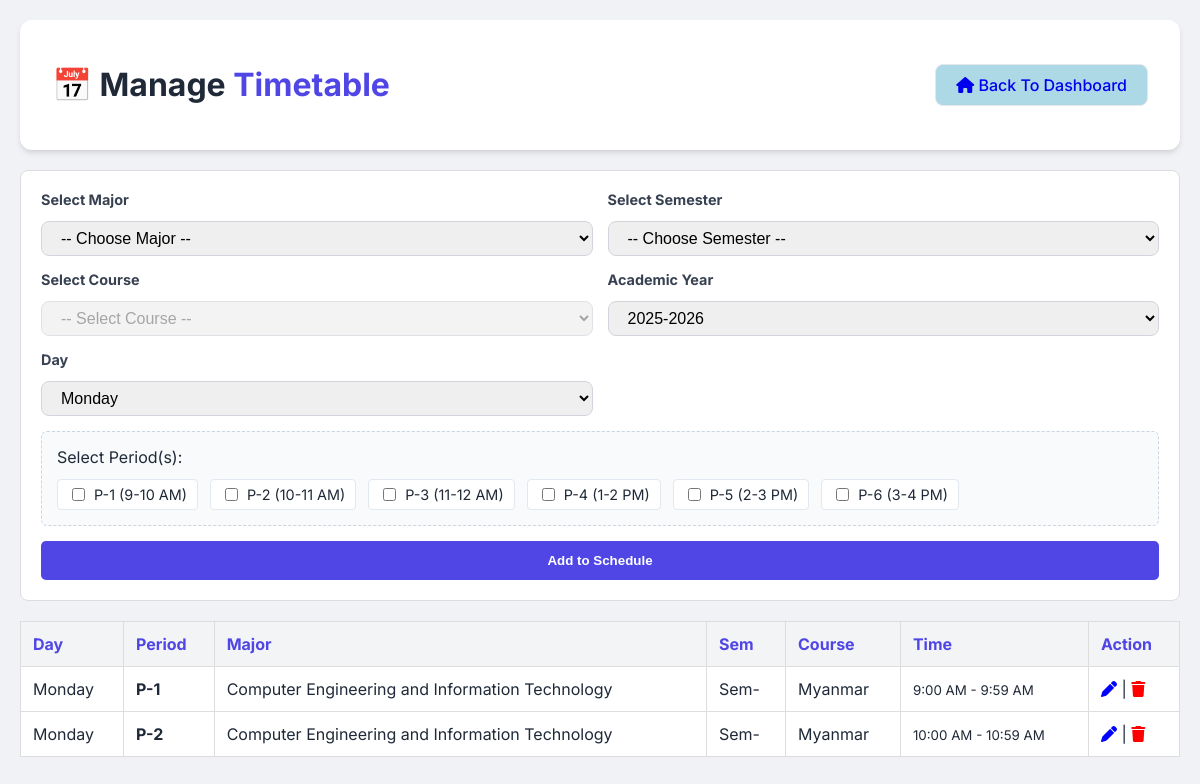
Page /manage_timetable.php on the committed database.
### tables this page shows
CREATE TABLE IF NOT EXISTS `timetable` (
  `id` INT AUTO_INCREMENT PRIMARY KEY,
  `major_id` INT,
  `course_id` INT,
  `day_of_week` VARCHAR(20),
  `period` INT,
  `start_time` TIME,
  `end_time` TIME,
  `academic_year` VARCHAR(20),
  FOREIGN KEY (major_id) REFERENCES major_details(id),
  FOREIGN KEY (course_id) REFERENCES course_details(id)
);

CREATE TABLE IF NOT EXISTS `major_details` (
  `id` INT AUTO_INCREMENT PRIMARY KEY,
  `title` VARCHAR(100) NOT NULL
);

CREATE TABLE IF NOT EXISTS `course_details` (
  `id` INT AUTO_INCREMENT PRIMARY KEY,
  `code` VARCHAR(20) NOT NULL,
  `title` VARCHAR(200) NOT NULL,
  `credits` INT,
  `session_id` INT,
  `academic_year` VARCHAR(20),
  `total_classes` INT DEFAULT 45
);

### database/database.php (called while the page is built, shortened)
<?php
class Database
{
    private $servername = "127.0.0.1:3307";
    private $username = "root";
    private $password = "";
    private $dbname = "attendance_db";
    public function __construct() {
        try {
            $this->conn = new PDO("mysql:host=$this->servername;dbname=$this->dbname", $this->username, $this->password);
        } catch(PDOException $e) {
            echo "Connection failed: " . $e->getMessage();
        }
    }
}

### manage_timetable.php (the view, shortened to what this page needs)
<?php
require_once 'database/database.php';
$db = new Database();
$edit_timetable = null;
$timetables = $db->conn->query("SELECT t.*, m.title as major_name, c.title as course_name
                                FROM timetable t
                                JOIN major_details m ON t.major_id = m.id
                                JOIN course_details c ON t.course_id = c.id
                                ORDER BY FIELD(day_of_week, 'Monday','Tuesday','Wednesday','Thursday','Friday','Saturday','Sunday'), period")->fetchAll();
?>
<!DOCTYPE html>
<html lang="en">
<head>
    <link rel="stylesheet" href="css/attendance.css">
    <link rel="stylesheet" href="https://cdnjs.cloudflare.com/ajax/libs/font-awesome/6.4.2/css/all.min.css">
</head>
<body>
    <div class="container">
        <header class="attendance-header">
            <h1>📅 Manage <span style="color:#4f46e5">Timetable</span></h1>
            <a href="dashboard.php" class="class-btn" style="text-decoration:none; background:lightblue;"><i class="fa-solid fa-house"></i> Back To Dashboard</a>
        </header>
        <form method="POST" class="form-container">
            <div class="input-group">
                <label>Select Major</label>
                <select name="major_id" id="major_select" required onchange="fetchCourses()">
                    <option value="">-- Choose Major --</option>
                </select>
            </div>
            <div class="input-group">
                <label>Select Semester</label>
                <select name="semester" id="semester_select" required onchange="fetchCourses()">
                    <option value="">-- Choose Semester --</option>
                    <?php for ($i = 1; $i <= 10; $i++): ?>
                        <option value="<?= $i ?>" <?= (isset($edit_timetable) && $edit_timetable['semester'] == $i) ? 'selected' : '' ?>>
                            Semester <?= $i ?>
                        </option>
                    <?php endfor; ?>
                </select>
            </div>
            <div class="input-group">
                <label>Select Course</label>
                <select name="course_id" id="course_select" required <?= !isset($edit_timetable) ? 'disabled' : '' ?>>
                    <option value="">-- Select Course --</option>
                </select>
            </div>
            <div class="input-group">
                <label>Academic Year</label>
                <select name="academic_year" required>
                    <?php $ay_list = ["2025-2026", "2026-2027", "2027-2028"];
                    foreach ($ay_list as $ay): ?>
                        <option value="<?= $ay ?>" <?= (isset($edit_timetable) && $edit_timetable['academic_year'] == $ay) ? 'selected' : '' ?>><?= $ay ?></option>
                    <?php endforeach; ?>
                </select>
            </div>
            <div class="input-group">
                <label>Day</label>
                <select name="day_of_week" required>
                    <?php $days = ['Monday', 'Tuesday', 'Wednesday', 'Thursday', 'Friday', 'Saturday', 'Sunday'];
                    foreach ($days as $d): ?>
                        <option value="<?= $d ?>" <?= (isset($edit_timetable) && $edit_timetable['day_of_week'] == $d) ? 'selected' : '' ?>><?= $d ?></option>
                    <?php endforeach; ?>
                </select>
            </div>
            <div class="period-box-group">
                <label style="width: 100%;">Select Period(s):</label>
                <?php $p_labels = ["9-10 AM", "10-11 AM", "11-12 AM", "1-2 PM", "2-3 PM", "3-4 PM"];
                foreach ($p_labels as $i => $label): $p_val = $i + 1; ?>
                    <label class="period-item">
                        <input type="checkbox" name="periods[]" value="<?= $p_val ?>" <?= (isset($edit_timetable) && $edit_timetable['period'] == $p_val) ? 'checked' : '' ?>>
                        P-<?= $p_val ?> (<?= $label ?>)
                    </label>
                <?php endforeach; ?>
            </div>
            <button type="submit" name="save_timetable" class="btn-save">
                <?= isset($edit_timetable) ? "💾 Update Schedule" : "Add to Schedule" ?>
            </button>
        </form>
        <table class="timetable-table">
            <thead>
                <tr class="day-header">
                    <th>Day</th>
                    <th>Period</th>
                    <th>Major</th>
                    <th>Sem</th>
                    <th>Course</th>
                    <th>Time</th>
                    <th>Action</th>
                </tr>
            </thead>
            <tbody>
                <?php foreach ($timetables as $t): ?>
                    <tr>
                        <td><?= $t['day_of_week'] ?></td>
                        <td><strong>P-<?= $t['period'] ?></strong></td>
                        <td><?= $t['major_name'] ?></td>
                        <td>Sem-<?= $t['semester'] ?></td>
                        <td><?= $t['course_name'] ?></td>
                        <td><small><?= date("g:i A", strtotime($t['start_time'])) ?> - <?= date("g:i A", strtotime($t['end_time'])) ?></small></td>
                        <td>
                            <a href="?edit=<?= $t['id'] ?>" style="color:blue;"><i class="fa-solid fa-pen"></i></a> |
                            <a href="?delete=<?= $t['id'] ?>" style="color:red;" onclick="return confirm('Delete?')"><i class="fa-solid fa-trash"></i></a>
                        </td>
                    </tr>
                <?php endforeach; ?>
            </tbody>
        </table>
    </div>
</body>
</html>

### css/attendance.css (style rules this page uses)
:root { --bg: #f0f2f5; --card: #ffffff; --primary: #4f46e5; --primary-hover: #4338ca; --text-main: #1f2937; --text-muted: #6b7280; --success: #10b981; --border: #e5e7eb; --shadow: 0 4px 6px -1px rgba(0, 0, 0, 0.1), 0 2px 4px -1px rgba(0, 0, 0, 0.06); --radius: 12px; }
body { font-family: 'Inter', sans-serif; background-color: var(--bg); color: var(--text-main); margin: 0; padding: 20px; }
.container { max-width: 1200px; margin: 0 auto; }
.attendance-header { background: var(--card); padding: 1.5rem 2rem; border-radius: var(--radius); box-shadow: var(--shadow); display: flex; justify-content: space-between; align-items: center; margin-bottom: 20px; }
.class-btn { padding: 10px 20px; border-radius: 8px; border: 1px solid var(--border); background: var(--card); cursor: pointer; font-weight: 500; }
input[type="checkbox"] { cursor: pointer; accent-color: var(--primary); }
.form-container { display: flex; flex-direction: column; gap: 20px; }
.input-group { display: flex; flex-direction: column; gap: 8px; }
.input-group label { font-size: 0.9rem; font-weight: 600; color: #374151; }
.input-group select, .input-group input { height: 35px; padding: 0 15px; border: 1px solid #d1d5db; border-radius: 8px; font-size: 1rem; outline: none; transition: 0.2s; }

### manage_timetable.php (style rules this page uses)
.form-container { display: grid; grid-template-columns: repeat(2, 1fr); gap: 15px; background: white; padding: 20px; border-radius: 8px; border: 1px solid #ddd; margin-bottom: 20px; }
.input-group label { font-weight: bold; margin-bottom: 5px; display: block; }
.period-box-group { display: flex; gap: 12px; flex-wrap: wrap; background: #f8fafc; padding: 15px; border-radius: 6px; border: 1px dashed #cbd5e1; grid-column: span 2; }
.period-item { display: flex; align-items: center; gap: 6px; cursor: pointer; padding: 5px 10px; background: white; border: 1px solid #e2e8f0; border-radius: 4px; font-size: 0.9rem; }
.btn-save { background: #4f46e5; color: white; border: none; padding: 12px; border-radius: 5px; cursor: pointer; grid-column: span 2; font-weight: bold; }
.timetable-table { width: 100%; border-collapse: collapse; background: white; margin-top: 10px; }
.timetable-table th, .timetable-table td { border: 1px solid #ddd; padding: 12px; text-align: left; }
.day-header { background: #f3f4f6; color: #4f46e5; }

### rows in the picture
timetable: day_of_week "Monday", period "1", major.title "Computer Engineering and Information Technology", course.title "Myanmar", start_time "9:00 AM", end_time "9:59 AM"
timetable: day_of_week "Monday", period "2", major.title "Computer Engineering and Information Technology", course.title "Myanmar", start_time "10:00 AM", end_time "10:59 AM"

### other values in the picture
$p_val "1"
$label "9-10 AM"
$p_val "2"
$label "10-11 AM"
$p_val "3"
$label "11-12 AM"
$p_val "4"
$label "1-2 PM"
$p_val "5"
$label "2-3 PM"
$p_val "6"
$label "3-4 PM"
form field academic_year "2025-2026"
form field day_of_week "Monday"
